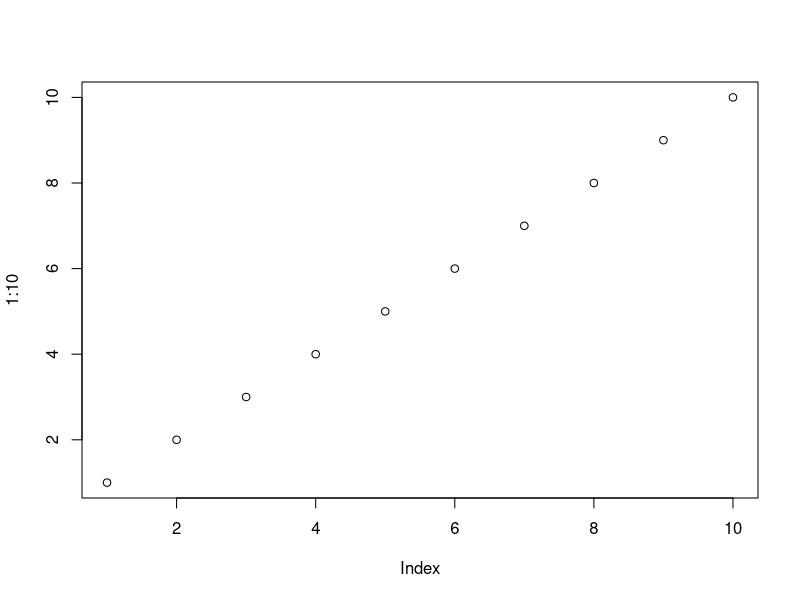
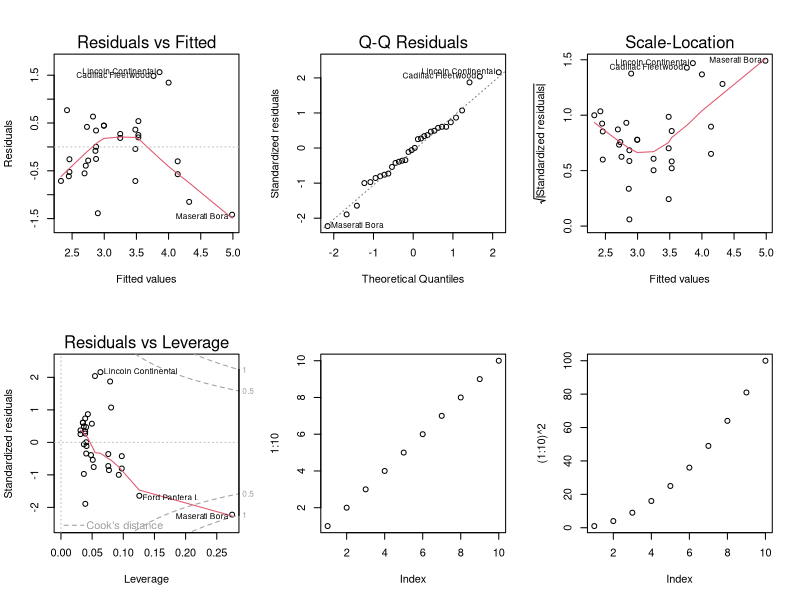

Here is the R script that generated these plots, in order:
## ---- chunk 1
#| label: fig-scatter1
#| fig-cap: Um gráfico de exemplo.
plot(1:10)
## ---- chunk 2
#| label: fig-scatter
#| fig-width: 50
#| fig-cap: Um gráfico de exemplo.
par(mfrow=c(2,3))
plot(lm(wt~hp, data=mtcars))
plot(1:10)
plot((1:10)^2)
## ---- chunk 3
knitr::kable(head(mtcars), caption = "Exemplo de tabela com mtcars")
## ---- chunk 4
readxl::read_excel("tabela_em_excel.xlsx") |>
  knitr::kable(caption = "Minha opinião sobre alguns modelos")
## ---- chunk 5
#| label: banana
x = 10
y = 20
## ---- chunk 6
x = x + 10
print(x)
